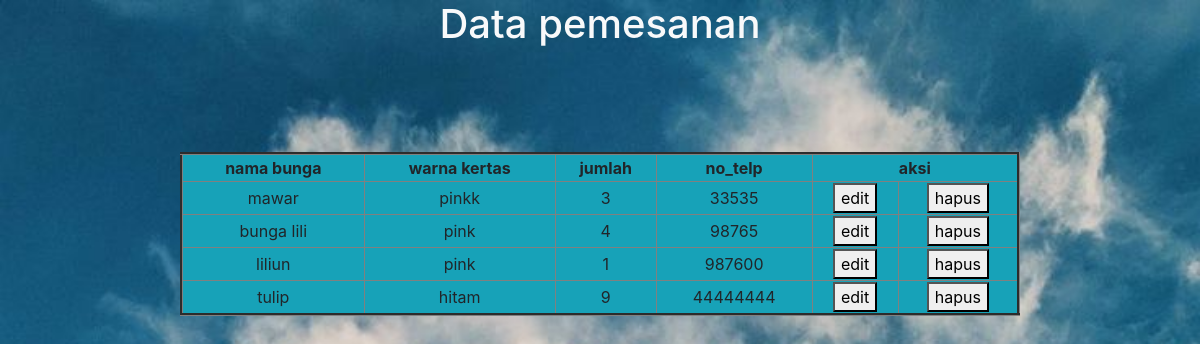
The page /tablepesanan.php on the database its author committed.
### tables this page shows
CREATE TABLE `bunga` (
  `nama_bunga` varchar(50) NOT NULL,
  `warna_kertas` varchar(50) NOT NULL,
  `jumlah` int(50) NOT NULL,
  `no_telp` int(50) NOT NULL
);

### tablepesanan.php (the view, shortened to what this page needs)
<!DOCTYPE html>
<html lang="en">
<head>
    <link rel="stylesheet" href="./assets/bootstrap-4.4.1-dist/bootstrap-4.4.1-dist/css/bootstrap.css">
</head>
<body align="center">
    <center><h1 class="text-light">Data pemesanan</h1><br><br><br><br>
    <table width ="70%" border="3" class="text-center bg-info">
    <tr>
        <th>nama bunga</th>
        <th>warna kertas</th>
        <th>jumlah</th>
        <th>no_telp</th>
        <th colspan="2">aksi</th>
    </tr>
    <?php
    include './koneksi.php';
    $query = "select * from bunga ";
    $sql = mysqli_query($connect,$query);
    while($data = mysqli_fetch_array($sql)){
        echo "<tr>";
        echo "<td>".$data['nama_bunga']."</td>";
        echo "<td>".$data['warna_kertas']."</td>";
        echo "<td>".$data['jumlah']."</td>";
        echo "<td>".$data['no_telp']."</td>";
        echo "<td><a href='formedit.php?no_telp=".$data['no_telp']."'><button>edit</button></a></td>";
        echo "<td><a href='deletedata.php?no_telp=".$data['no_telp']."'onclick='return confirm
            (\"apakah anda yakin ingin menghapus data?\")'><button>hapus</button></a></td>";
        echo "</tr>";
    }
    ?>
    </table>
    </center>
</body>
</html>

### tablepesanan.php (style rules this page uses)
body { background-image: url(15.jpg); background-repeat: no-repeat; background-size: cover; }

### rows shown on the page
bunga: nama_bunga "mawar", warna_kertas "pinkk", jumlah "3", no_telp "33535"
bunga: nama_bunga "bunga lili", warna_kertas "pink", jumlah "4", no_telp "98765"
bunga: nama_bunga "liliun", warna_kertas "pink", jumlah "1", no_telp "987600"
bunga: nama_bunga "tulip", warna_kertas "hitam", jumlah "9", no_telp "44444444"
